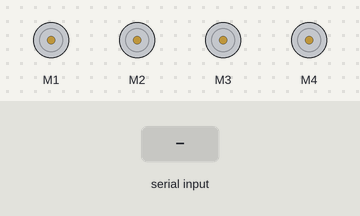
This sketch was run on a simulated Arduino Uno, built with avr-gcc and run on an emulated ATmega328P. On the bench: 4 × DC motor (green arrow = forward, orange = backward, longer = faster). Inputs (shaded band) come from the test bench.

Above: at 1.2 s.
1.3 s: "F" received over the second serial link
At 2.2 s:
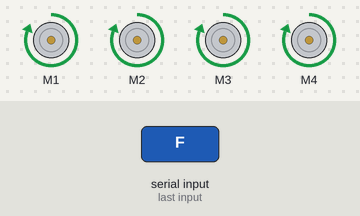
2.8 s: "B" received over the second serial link
At 3.3 s:
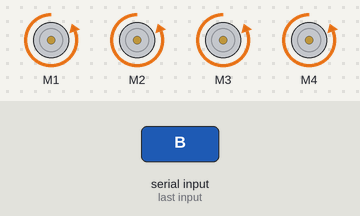
4.3 s: "L" received over the second serial link
At 5.5 s:
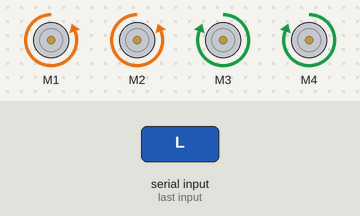
5.8 s: "R" received over the second serial link
At 6.8 s:
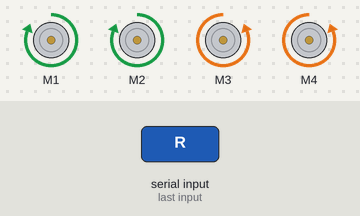
7.3 s: "1" received over the second serial link
At 7.9 s:
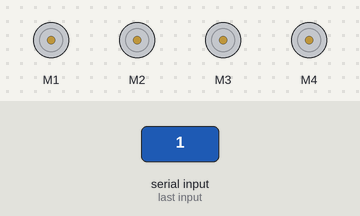
Timing chart, 0 to 9.8 s (numbered marks = the images above; inputs shaded):
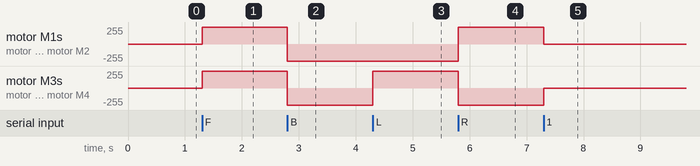

The sketch:

Bluetooth_RC_Car_using_Arduino.ino
```cpp
#include <AFMotor.h>
#include <SoftwareSerial.h>

SoftwareSerial bluetoothSerial(9,10); // RX,TX

//Initializing Motors Pin
AF_DCMotor motor1(1,MOTOR12_1KHZ);
AF_DCMotor motor2(2,MOTOR12_1KHZ);
AF_DCMotor motor3(3,MOTOR34_1KHZ);
AF_DCMotor motor4(4,MOTOR34_1KHZ);

void setup()
{
//Assigning the Baud rate to the Bluetooth Module
  bluetoothSerial.begin(9600);
}

char command;

void loop() {
  if (bluetoothSerial.available() > 0) {
    command = bluetoothSerial.read();

//Initializing the Motors to Stop
    Stop();

    switch (command) {
      case 'F':
        forward();
        break;
      case 'B':
        back();
        break;
      case 'L':
        left();
        break;
      case 'R':
        right();
        break;
    }
  }
}

void forward()
{

//Set the Motors Maximum Speed
//Rotating the Motors Clockwise

  motor1.setSpeed(255);
  motor1.run(FORWARD);
  motor2.setSpeed(255);
  motor2.run(FORWARD);
  motor3.setSpeed(255);
  motor3.run(FORWARD);
  motor4.setSpeed(255);
  motor4.run(FORWARD);
}

void back()
{

//Set the Motors Maximum Speed
//Rotating the Motor Anti-Clockwise

  motor1.setSpeed(255);
  motor1.run(BACKWARD);
  motor2.setSpeed(255);
  motor2.run(BACKWARD);
  motor3.setSpeed(255);
  motor3.run(BACKWARD);
  motor4.setSpeed(255);
  motor4.run(BACKWARD);
}

void left()
{

//Set the Motors Maximum Speed
//Rotating the Motor Anti-Clockwise

  motor1.setSpeed(255);
  motor1.run(BACKWARD);
  motor2.setSpeed(255);
  motor2.run(BACKWARD);

//Rotating the Motor Clockwise
  motor3.setSpeed(255);
  motor3.run(FORWARD);
  motor4.setSpeed(255);
  motor4.run(FORWARD);
}

void right()
{

//Set the Motors Maximum Speed
//Rotating the Motor Clockwise
  motor1.setSpeed(255);
  motor1.run(FORWARD);
  motor2.setSpeed(255);
  motor2.run(FORWARD);

//Rotating the Motor Anti-Clockwise

  motor3.setSpeed(255);
  motor3.run(BACKWARD);
  motor4.setSpeed(255);
  motor4.run(BACKWARD);
}

void Stop()
{

//Set the Motors Speed to Zero

  motor1.setSpeed(0);
  motor1.run(RELEASE);
  motor2.setSpeed(0);
  motor2.run(RELEASE);
  motor3.setSpeed(0);
  motor3.run(RELEASE);
  motor4.setSpeed(0);
  motor4.run(RELEASE);
}
```

Measured:
- after the input at 1.3 s, motor M1–4: stopped → forward 255/255 at once
- after the input at 2.8 s, motor M1–4: forward 255/255 → backward 255/255 at once
- after the input at 4.3 s, motor M3, motor M4: backward 255/255 → forward 255/255 at once
- after the input at 5.8 s, motor M1, motor M2: backward 255/255 → forward 255/255 at once; motor M3, motor M4: forward 255/255 → backward 255/255 at once
- after the input at 7.3 s, motor M1, motor M2: forward 255/255 → stopped at once; motor M3, motor M4: backward 255/255 → stopped at once
